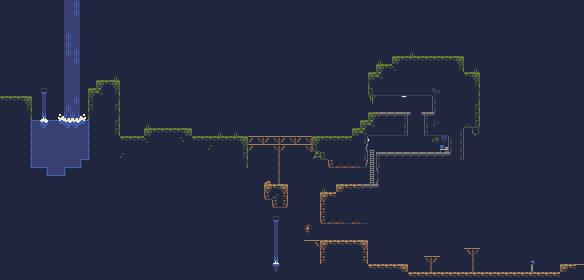

Below is a game level as drawn by its tile map, then a one-line description and the .tmx file that defines it, in full:
An orthogonal 73x35 tile map with 8x8 px tiles, 1 tile layer (Tile Layer) and 6 objects (4x Enemy, Player, Gate).

<map version="1.2" tiledversion="1.2.3" orientation="orthogonal" renderorder="right-down" width="73" height="35" tilewidth="8" tileheight="8" infinite="0" backgroundcolor="#21263f" nextlayerid="7" nextobjectid="11">
 <tileset firstgid="1" source="cavesofgallet_tiles.tsx" />
 <layer id="6" name="Tile Layer" width="73" height="35">
  <data encoding="csv">
0,0,0,0,0,0,0,0,98,67,0,0,0,0,0,0,0,0,0,0,0,0,0,0,0,0,0,0,0,0,0,0,0,0,0,0,0,0,0,0,0,0,0,0,0,0,0,0,0,0,0,0,0,0,0,0,0,0,0,0,0,0,0,0,0,0,0,0,0,0,0,0,0,
0,0,0,0,0,0,0,0,98,67,0,0,0,0,0,0,0,0,0,0,0,0,0,0,0,0,0,0,0,0,0,0,0,0,0,0,0,0,0,0,0,0,0,0,0,0,0,0,0,0,0,0,0,0,0,0,0,0,0,0,0,0,0,0,0,0,0,0,0,0,0,0,0,
0,0,0,0,0,0,0,0,98,98,0,0,0,0,0,0,0,0,0,0,0,0,0,0,0,0,0,0,0,0,0,0,0,0,0,0,0,0,0,0,0,0,0,0,0,0,0,0,0,0,0,0,0,0,0,0,0,0,0,0,0,0,0,0,0,0,0,0,0,0,0,0,0,
0,0,0,0,0,0,0,0,98,98,0,0,0,0,0,0,0,0,0,0,0,0,0,0,0,0,0,0,0,0,0,0,0,0,0,0,0,0,0,0,0,0,0,0,0,0,0,0,0,0,0,0,0,0,0,0,0,0,0,0,0,0,0,0,0,0,0,0,0,0,0,0,0,
0,0,0,0,0,0,0,0,67,98,0,0,0,0,0,0,0,0,0,0,0,0,0,0,0,0,0,0,0,0,0,0,0,0,0,0,0,0,0,0,0,0,0,0,0,0,0,0,0,0,0,0,0,0,0,0,0,0,0,0,0,0,0,0,0,0,0,0,0,0,0,0,0,
0,0,0,0,0,0,0,0,67,98,0,0,0,0,0,0,0,0,0,0,0,0,0,0,0,0,0,0,0,0,0,0,0,0,0,0,0,0,0,0,0,0,0,0,0,0,0,0,0,0,0,0,0,0,0,0,0,0,0,0,0,0,0,0,0,0,0,0,0,0,0,0,0,
0,0,0,0,0,0,0,0,67,67,0,0,0,0,0,0,0,0,0,0,0,0,0,0,0,0,0,0,0,0,0,0,0,0,0,0,0,0,0,0,0,0,0,0,0,0,0,0,0,0,0,39,0,0,0,0,0,0,0,0,0,0,0,0,0,0,0,0,0,0,0,0,0,
0,0,0,0,0,0,0,0,98,67,0,0,0,0,0,0,0,0,0,0,0,0,0,0,0,0,0,0,0,0,0,0,0,0,0,0,0,0,0,0,0,0,0,0,0,0,0,39,0,13,14,14,14,14,14,14,14,2147483661,0,0,0,0,0,0,0,0,0,0,0,0,0,0,0,
0,0,0,0,0,0,0,0,98,98,0,0,0,0,0,0,0,0,0,0,0,0,0,0,0,0,0,0,0,0,0,0,0,0,0,0,0,0,0,0,0,0,0,0,0,0,0,13,14,26,0,0,0,0,0,0,0,2147483673,0,39,0,0,0,0,0,0,0,0,0,0,0,0,0,
0,0,0,0,0,0,0,0,98,98,0,0,0,0,39,0,0,0,0,0,0,0,0,0,0,0,0,0,0,0,0,0,0,0,0,0,0,0,0,0,0,0,0,0,0,0,13,15,0,0,0,0,0,0,0,0,0,0,14,2147483661,0,0,0,0,0,0,0,0,0,0,0,0,0,
0,0,0,0,0,0,0,0,98,98,0,0,13,14,2147483661,0,0,0,0,0,0,0,0,0,0,0,0,0,0,0,0,0,0,0,0,0,0,0,0,0,0,0,0,0,0,0,27,0,0,0,0,0,0,0,0,0,0,0,0,2147483673,0,0,0,0,0,0,0,0,0,0,0,0,0,
0,0,0,0,0,97,0,0,98,98,0,13,15,0,2147483673,0,0,0,0,0,0,0,0,0,0,0,0,0,0,0,0,0,0,0,0,0,0,0,0,0,0,0,0,0,0,0,37,41,41,41,41,41,41,41,7,0,0,0,0,2147483675,0,0,0,0,0,0,0,0,0,0,0,0,0,
14,14,14,2147483661,0,109,0,0,98,67,0,25,0,0,2147483675,0,0,0,0,0,0,0,0,0,0,0,0,0,0,0,0,0,0,0,0,0,0,0,0,0,0,0,0,0,0,0,10,0,0,0,88,0,0,0,28,0,0,0,0,2147483675,0,0,0,0,0,0,0,0,0,0,0,0,0,
0,0,0,2147483673,0,109,0,0,67,98,0,25,0,0,2147483673,0,0,0,0,0,0,0,0,0,0,0,0,0,0,0,0,0,0,0,0,0,0,0,0,0,0,0,0,0,0,0,0,0,0,0,0,0,0,0,28,0,0,0,0,2147483673,0,0,0,0,0,0,0,0,0,0,0,0,0,
0,0,0,2147483675,0,121,0,55,79,79,2147483703,27,0,0,2147483675,0,0,0,0,0,0,0,0,0,0,0,0,0,0,0,0,0,0,0,0,0,0,0,0,0,0,0,0,0,0,0,13,17,17,17,2147483664,18,2147483666,16,18,0,0,0,0,2147483673,0,0,0,0,0,0,0,0,0,0,0,0,0,
0,0,0,2147483758,123,91,123,103,91,91,2147483751,110,0,0,2147483673,0,0,0,39,0,0,0,0,0,0,0,0,0,0,0,0,0,0,0,0,0,0,0,0,0,0,0,0,0,0,13,15,0,0,0,2147483676,0,0,28,6,0,0,0,38,2147483685,0,0,0,0,0,0,0,0,0,0,0,0,0,
0,0,0,2147483758,98,98,98,98,98,98,98,110,0,0,2147483673,0,0,0,13,14,14,14,14,2147483661,0,0,0,39,0,39,0,0,0,0,0,0,0,0,0,0,0,0,0,0,13,15,41,41,41,41,2147483688,0,0,40,41,41,0,2147483676,0,11,0,0,0,0,0,0,0,0,0,0,0,0,0,
0,0,0,2147483758,98,98,98,98,98,98,98,110,0,0,0,14,14,14,26,0,0,0,3221225498,0,14,14,14,14,14,14,2147483661,2147483668,31,2147483668,31,2147483668,31,2147483668,31,13,14,14,14,14,0,2147483676,2147483735,0,0,0,0,0,0,0,86,85,28,2147483676,0,0,0,0,0,0,0,0,0,0,0,0,0,0,0,
0,0,0,2147483758,98,98,98,98,98,98,98,110,0,0,0,0,0,0,0,0,0,0,0,0,0,0,1073741850,0,0,0,2147483673,2147483668,19,19,31,2147483668,19,19,31,37,0,0,0,0,0,63,47,0,0,0,0,0,0,0,0,42,28,2147483676,0,0,0,0,0,0,0,0,0,0,0,0,0,0,0,
0,0,0,2147483758,98,98,98,98,98,98,1073741947,110,0,0,0,1073741850,0,0,0,0,0,0,0,0,0,0,0,0,0,0,2147483673,0,0,0,43,0,0,0,0,9,37,0,0,0,0,2147483676,59,16,17,17,17,17,17,17,17,17,18,2147483676,0,0,0,0,0,0,0,0,0,0,0,0,0,0,0,
0,0,0,2147483758,1073741947,1073741947,98,98,1073741947,1073741947,110,0,0,0,0,0,0,0,0,0,0,0,0,0,0,0,0,0,0,0,2147483675,0,0,0,43,0,0,0,0,0,0,76,77,77,77,75,59,28,0,0,0,0,0,0,0,0,0,0,0,0,0,0,0,0,0,0,0,0,0,0,0,0,0,
0,0,0,0,0,2147483758,1073741947,1073741947,110,0,0,0,0,0,0,0,0,0,0,0,0,0,0,0,0,0,0,0,0,0,0,0,0,0,43,0,0,0,0,0,0,0,0,0,0,0,59,1073741885,0,0,0,0,0,0,0,0,0,0,0,0,0,0,0,0,0,0,0,0,0,0,0,0,0,
0,0,0,0,0,0,0,0,0,0,0,0,0,0,0,0,0,0,0,0,0,0,0,0,0,0,0,0,0,0,0,0,0,65,43,0,0,0,0,0,0,0,0,0,0,0,59,61,0,0,0,0,0,0,0,0,0,0,0,0,0,0,0,0,0,0,0,0,0,0,0,0,0,
0,0,0,0,0,0,0,0,0,0,0,0,0,0,0,0,0,0,0,0,0,0,0,0,0,0,0,0,0,0,0,0,0,52,53,2147483700,0,0,0,0,39,0,52,53,53,17,17,18,0,0,0,0,0,0,0,0,0,0,0,0,0,0,0,0,0,0,0,0,0,0,0,0,0,
0,0,0,0,0,0,0,0,0,0,0,0,0,0,0,0,0,0,0,0,0,0,0,0,0,0,0,0,0,0,0,0,0,76,3,2147483712,0,0,0,0,52,53,0,0,0,0,0,0,0,0,0,0,0,0,0,0,0,0,0,0,0,0,0,0,0,0,0,0,0,0,0,0,0,
0,0,0,0,0,0,0,0,0,0,0,0,0,0,0,0,0,0,0,0,0,0,0,0,0,0,0,0,0,0,0,0,0,0,76,2147483724,0,0,0,0,64,0,0,0,0,0,0,0,0,0,0,0,0,0,0,0,0,0,0,0,0,0,0,0,0,0,0,0,0,0,0,0,0,
0,0,0,0,0,0,0,0,0,0,0,0,0,0,0,0,0,0,0,0,0,0,0,0,0,0,0,0,0,0,0,0,0,0,0,0,0,0,0,0,64,0,0,0,0,0,0,0,0,0,0,0,0,0,0,0,0,0,0,0,0,0,0,0,0,0,0,0,0,0,0,0,0,
0,0,0,0,0,0,0,0,0,0,0,0,0,0,0,0,0,0,0,0,0,0,0,0,0,0,0,0,0,0,0,0,0,0,97,0,0,0,0,0,76,77,77,41,77,41,0,0,0,0,0,0,0,0,0,0,0,0,0,0,0,0,0,0,0,0,0,0,0,0,0,0,0,
0,0,0,0,0,0,0,0,0,0,0,0,0,0,0,0,0,0,0,0,0,0,0,0,0,0,0,0,0,0,0,0,0,0,109,0,0,0,66,0,0,0,0,0,0,0,0,0,0,0,0,0,0,0,0,0,0,0,0,0,0,0,0,0,0,0,0,0,0,0,0,0,0,
0,0,0,0,0,0,0,0,0,0,0,0,0,0,0,0,0,0,0,0,0,0,0,0,0,0,0,0,0,0,0,0,0,0,109,0,0,0,102,0,0,0,0,0,0,0,0,0,0,0,0,0,0,0,0,0,0,0,0,0,0,0,0,0,0,0,0,0,0,0,0,0,0,
0,0,0,0,0,0,0,0,0,0,0,0,0,0,0,0,0,0,0,0,0,0,0,0,0,0,0,0,0,0,0,0,0,0,109,0,0,0,19,20,52,53,53,53,53,2147483700,0,0,0,0,0,0,0,0,0,0,0,0,0,0,0,0,0,0,0,0,0,0,0,0,0,0,0,
0,0,0,0,0,0,0,0,0,0,0,0,0,0,0,0,0,0,0,0,0,0,0,0,0,0,0,0,0,0,0,0,0,0,109,0,0,0,0,0,64,0,0,0,0,2147483712,0,0,0,0,0,0,0,0,0,0,0,0,20,2147483679,0,0,0,0,0,0,0,0,0,0,0,0,0,
0,0,0,0,0,0,0,0,0,0,0,0,0,0,0,0,0,0,0,0,0,0,0,0,0,0,0,0,0,0,0,0,0,0,121,0,0,0,0,0,64,0,0,0,0,2147483712,0,0,0,0,0,0,0,31,2147483668,0,0,0,0,2147483691,0,0,0,0,0,0,72,0,0,0,0,0,0,
0,0,0,0,0,0,0,0,0,0,0,0,0,0,0,0,0,0,0,0,0,0,0,0,0,0,0,0,0,0,0,0,0,0,133,0,0,0,0,0,0,0,0,0,0,0,53,53,53,53,2147483700,0,0,43,0,0,0,0,0,2147483691,0,0,0,0,0,0,30,0,0,0,52,53,19,
0,0,0,0,0,0,0,0,0,0,0,0,0,0,0,0,0,0,0,0,0,0,0,0,0,0,0,0,0,0,0,0,0,0,0,0,0,0,0,0,0,0,0,0,0,0,0,0,0,0,0,53,53,53,53,53,53,53,53,53,53,53,53,53,53,53,53,53,53,53,0,0,0
</data>
 </layer>
 <objectgroup id="2" name="Object Layer">
  <object id="1" type="Player" x="168" y="128">
   <point />
  </object>
  <object id="2" type="Enemy" x="264" y="136">
   <point />
  </object>
  <object id="7" type="Gate" x="528" y="256" width="8" height="16">
   <properties>
    <property name="to" value="win" />
   </properties>
  </object>
  <object id="8" type="Enemy" x="384" y="264">
   <point />
  </object>
  <object id="9" type="Enemy" x="448" y="272">
   <point />
  </object>
  <object id="10" type="Enemy" x="496" y="272">
   <point />
  </object>
 </objectgroup>
</map>